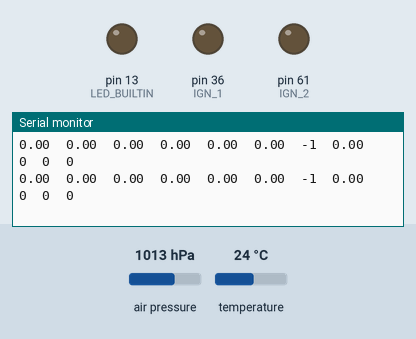
Recording of a sketch running on a simulated Arduino Mega 2560, built with avr-gcc and run on an emulated ATmega2560. Parts: output pins drawn as LEDs (lit = HIGH), the last lines printed to the serial monitor. The inputs (shaded band) are chosen by the test bench; at power-on: air pressure 1013 hPa, temperature 24 °C.

Above: at 1.3 s.
1.4 s: air pressure set to 1000 hPa
At 2.4 s:
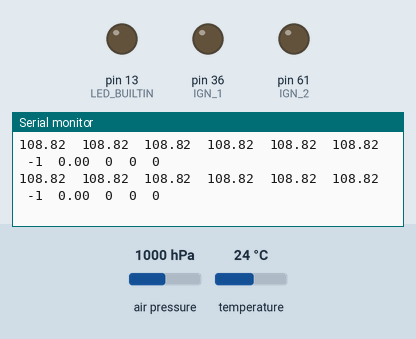
4.4 s: air pressure set to 975 hPa
At 4.9 s:
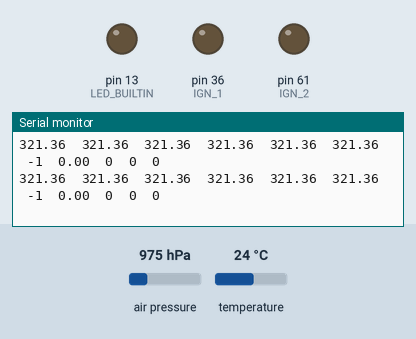
Timing chart, 0 to 7.4 s (numbered marks = the images above; inputs shaded):
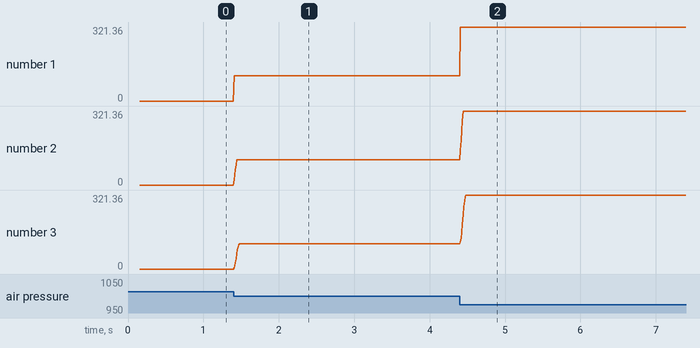

Measured:
- after the input at 1.4 s, the serial monitor: prints a new line at once (image 1)
- after the input at 4.4 s, the serial monitor: prints a new line at once (image 2)
- plotted number 1: 0 → 108.82 after the input at 1.4 s, 108.82 → 321.36 after the input at 4.4 s
- plotted number 2: 0 → 108.82 after the input at 1.4 s, 108.82 → 321.36 after the input at 4.4 s
- plotted number 3: 0 → 108.82 after the input at 1.4 s, 108.82 → 321.36 after the input at 4.4 s

The sketch:

Heitor.ino
```cpp
#include <Adafruit_BMP085.h>
// #include "../pinos.h"

#ifdef ARDUINO_AVR_MEGA2560
#define SD_CS_PIN 53
#else
#define SD_CS_PIN 10
#endif // ARDUINO_AVR_MEGA2560

#define IGN_1 36	/*act1*/
#define IGN_2 61	/*act2*/
#define IGN_3 46	/*act3*/
#define IGN_4 55	/*act4*/

#define use_buzzer 0
#define print_aux 1

#define apg_limiar 30

#define PCHT_INTERVAL 5000
#define PCHT_DELAY 2000
#define PCHT_HEIGHT -2

#define len 5
#define lvl 5
#define coiso vec[lvl][len]
#define idx(I) vec[(I)][index[(I)]]
#define av_pp(I) av[(I)] += idx(I)
#define av_ll(I) av[(I)] -= idx(I)
#define av_tt(I) av[(I)] *= len
#define av_dd(I) av[(I)] /= len
// #define update(X) ((++X)%len)
#define update(X) (((++X)<(len))?((X)):0)
#define av_fst(I) av_tt(I);av_ll(I)
#define av_lst(I) av_pp(I);av_dd(I)

float coiso = {};
int index[lvl] = {};
float av[lvl] = {};
float last_val = 0.0;

int apg_counter = 0;
bool apg = false;
float apg_time;

Adafruit_BMP085 bmp;
float solo = 0.0;

bool pchtA = false;
char pchtA_seal = 0;
long pchtA_time;

bool pchtB = false;
char pchtB_seal = 0;
long pchtB_time;

bool pchtC = false;
char pchtC_seal = 0;
long pchtC_time;

void setup() {
  pinMode(IGN_1,OUTPUT);
  pinMode(IGN_2,OUTPUT);
  Serial.begin(115200);
  if (!bmp.begin()) {
    Serial.println("Could not find a valid BMP085 sensor, check wiring!");
    while (1) {}
  }
  pinMode(LED_BUILTIN,OUTPUT);
#if use_buzzer
  pinMode(A0,OUTPUT);
  digitalWrite(A0,LOW);
  delay(250);
  digitalWrite(A0,HIGH);
#endif
//   Serial.print("*C\tPa\tm\t" );
  Serial.print("raw");
  for(int i=0; i<lvl; i++)
  {
    Serial.print("\tav");
    Serial.print(i);
  }
#if print_aux
  Serial.print("\testado");
  Serial.print("\tdetector");
#endif
  Serial.println();

  for(int i=0; i<100; i++) solo += bmp.readAltitude();
  solo /= 100.0;
}

void loop() {

  long now = millis();

  String datalog = "";
  float temp = bmp.readTemperature();
  int press = bmp.readPressure();
  float alt = bmp.readAltitude()-solo;

  for(int i=0; i<lvl; i++)
  {
    av_fst(i);
    if(i==0) idx(i) = alt;
    else idx(i) = av[i-1];
    av_lst(i);
    index[i] = update(index[i]);
  }

//   datalog+=String(temp);
//   datalog+="\t";
//   datalog+=String(press);
//   datalog+="\t";
  datalog+=String(alt);

  for(int i=0; i<lvl; i++)
  {
    datalog+="\t";
    datalog+=String(av[i]);
  }

#if print_aux
  datalog+="\t";
#endif

  float curr_val = av[lvl-1];
  if(last_val > curr_val)
  {
#if print_aux
    datalog+="1";
#endif
    // digitalWrite(LED_BUILTIN,HIGH);
    apg_counter++;
  }
  else
  {
#if print_aux
    datalog+="-1";
#endif
    // digitalWrite(LED_BUILTIN,LOW);
    apg_counter=0;
  }
  last_val = curr_val;

#if print_aux
  datalog+="\t";
  datalog+=String(float(min(apg_counter,apg_limiar))/apg_limiar);
#endif

  if(apg_counter>=apg_limiar && !apg){
    apg = true;
    apg_time = now;
  }

  if(apg){
    if(pchtA_seal == 0){
      pchtA_seal++;
      pchtA_time = now + PCHT_INTERVAL;
      pchtA = HIGH;
    }
    if(pchtA_seal == 1 && now > pchtA_time){
      pchtA_seal++;
      pchtA = LOW;
    }

    if(pchtB_seal == 0){
      pchtB_seal++;
      pchtB_time = now + PCHT_DELAY;
    }
    if(pchtB_seal == 1 && now > pchtB_time){
      pchtB_seal++;
      pchtB_time = now + PCHT_INTERVAL;
      pchtB = HIGH;
    }
    if(pchtB_seal == 2 && now > pchtB_time){
      pchtB_seal++;
      pchtB = LOW;
    }

    if(pchtC_seal == 0 && curr_val < PCHT_HEIGHT){
      pchtC_seal++;
      pchtC_time = now + PCHT_INTERVAL;
      pchtC = HIGH;
    }
    if(pchtC_seal == 1 && now > pchtC_time){
      pchtC_seal++;
      pchtC = LOW;
    }

    digitalWrite(IGN_1, pchtA);
    digitalWrite(IGN_2, pchtB);
    digitalWrite(LED_BUILTIN, pchtC);
  }
  datalog += '\t' + String(pchtA);
  datalog += '\t' + String(pchtB);
  datalog += '\t' + String(pchtC);

#if use_buzzer
  if(apg_counter>=apg_limiar) digitalWrite(A0,LOW);
  else digitalWrite(A0,HIGH);
#endif

  Serial.println(datalog);
}
```
